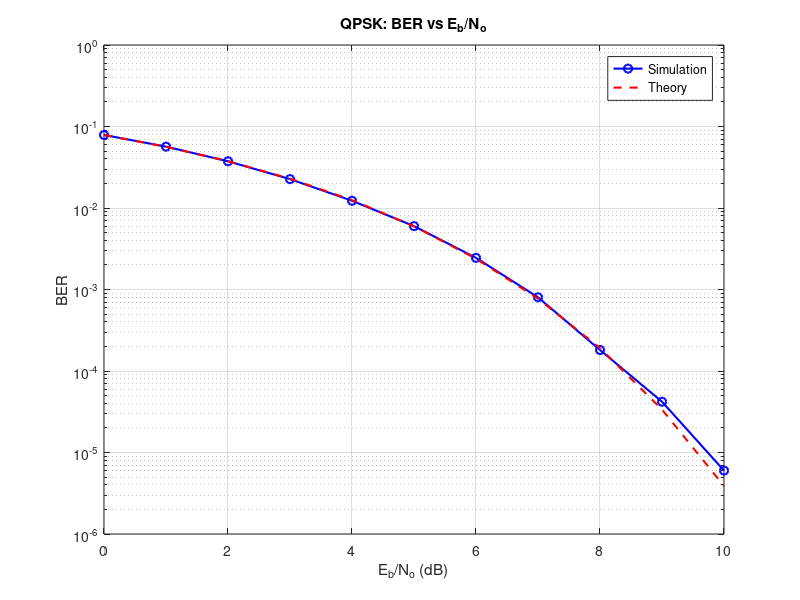
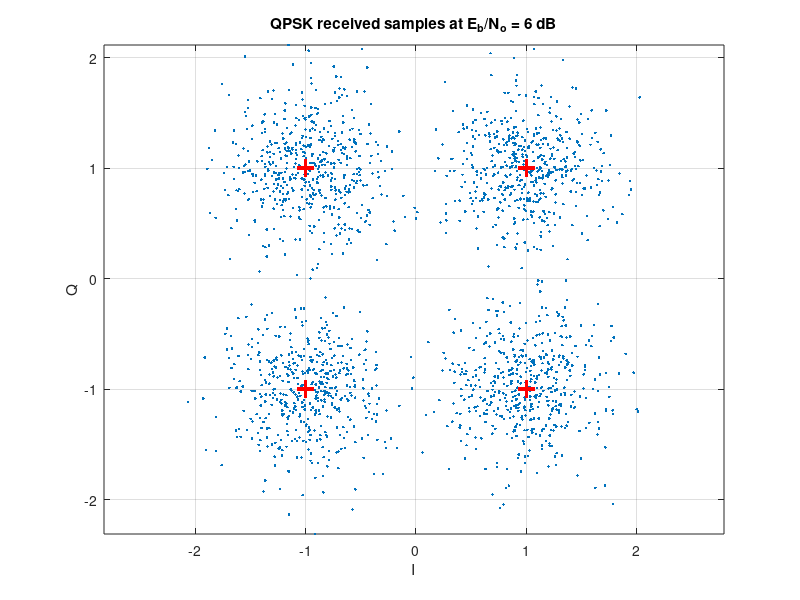

Reproduce these figures in MATLAB, in order.
%% Point 5: QPSK (Gray mapping as in Figure 2)
clear; clc; close all;

N       = 1e6;                          % number of bits 
EbNo_dB = 0:1:10;

bits = randi([0 1], 1, N);

% ---- Mapper ----
B  = reshape(bits, 2, []);              % 2 rows: row 1 = b0, row 2 = b1
b0 = B(1, :);
b1 = B(2, :);
s  = (2*b0 - 1) + 1j*(2*b1 - 1);        % I + jQ,  Eb = 1, Es = 2

Ns = length(s);                         % number of symbols = N/2
BER_sim = zeros(1, length(EbNo_dB));

for k = 1:length(EbNo_dB)
    EbNo  = 10^(EbNo_dB(k)/10);
    No    = 1/EbNo;                     % Eb = 1
    sigma = sqrt(No/2);                 % per real dimension

    % ---- AWGN channel ----
    noise = sigma * (randn(1, Ns) + 1j*randn(1, Ns));
    r     = s + noise;

    % ---- Demapper ----
    rx_b0 = real(r) > 0;
    rx_b1 = imag(r) > 0;
    rx_bits = reshape([rx_b0; rx_b1], 1, []);   

    BER_sim(k) = sum(rx_bits ~= bits) / N;
end

BER_theory = 0.5 * erfc(sqrt(10.^(EbNo_dB/10)));

% ---- BER plot ----
figure;
semilogy(EbNo_dB, BER_sim, 'bo-', 'LineWidth', 1.5); hold on;
semilogy(EbNo_dB, BER_theory, 'r--', 'LineWidth', 1.5);
grid on; ylim([1e-6 1]);
xlabel('E_b/N_o (dB)'); ylabel('BER');
title('QPSK: BER vs E_b/N_o');
legend('Simulation', 'Theory');

% ---- Constellation at one Eb/No (6 dB) ----
EbNo  = 10^(6/10);
sigma = sqrt(1/EbNo/2);
rr    = s(1:2000) + sigma*(randn(1,2000) + 1j*randn(1,2000));
figure;
plot(real(rr), imag(rr), '.'); hold on;
plot(real(s(1:2000)), imag(s(1:2000)), 'r+', 'MarkerSize', 12, 'LineWidth', 2);
grid on; axis equal;
xlabel('I'); ylabel('Q');
title('QPSK received samples at E_b/N_o = 6 dB');
